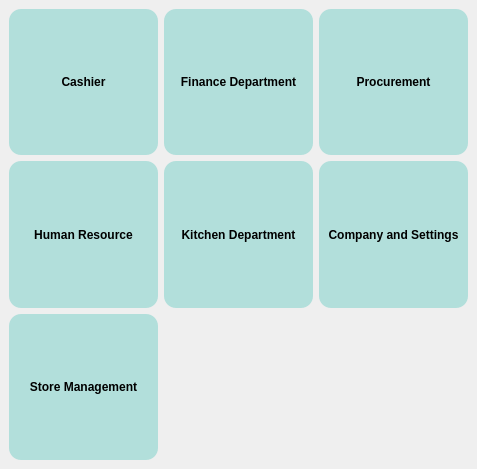
            <widget class="QWidget" name="scrollAreaWidgetContents_2">
             <property name="geometry">
              <rect>
               <x>0</x>
               <y>0</y>
               <width>477</width>
               <height>469</height>
              </rect>
             </property>
             <layout class="QHBoxLayout" name="horizontalLayout_4">
              <property name="leftMargin">
               <number>0</number>
              </property>
              <property name="topMargin">
               <number>0</number>
              </property>
              <property name="rightMargin">
               <number>0</number>
              </property>
              <property name="bottomMargin">
               <number>0</number>
              </property>
              <item>
               <widget class="QWidget" name="widget" native="true">
                <property name="sizePolicy">
                 <sizepolicy hsizetype="Expanding" vsizetype="Expanding">
                  <horstretch>0</horstretch>
                  <verstretch>0</verstretch>
                 </sizepolicy>
                </property>
                <property name="minimumSize">
                 <size>
                  <width>50</width>
                  <height>50</height>
                 </size>
                </property>
                <property name="styleSheet">
                 <string notr="true">/*QWidget
{
	
	background-color: qlineargradient(spread:pad, x1:1, y1:1, x2:1, y2:0, stop:0 rgba(108, 171, 147, 255), stop:0.994318 rgba(186, 230, 230, 255));
}*/
QPushButton
{
	background-color: #b2dfdb;
	/*color: #fff;*/
	font-size: 12px;
	font-weight: bold;
	border: none;
	border-radius: 12px;
	padding: 5px;

}


QPushButton::disabled
{
	background-color: #5c5c5c;

}


QPushButton::pressed
{
	
	background-color: qlineargradient(spread:reflect, x1:1, y1:1, x2:0.982955, y2:0.5, stop:0 rgba(166, 214, 202, 255), stop:0.607955 rgba(196, 236, 226, 255));
}


/*-----QCheckBox-----*/
QCheckBox
{
	background-color: transparent;
	color: #fff;
	font-size: 10px;
	font-weight: bold;
	border: none;
	border-radius: 5px;

}


/*-----QCheckBox-----*/
QCheckBox::indicator
{
    color: #b1b1b1;
    background-color: #323232;
    border: 1px solid darkgray;
    width: 12px;
    height: 12px;

}


QCheckBox::indicator:checked
{
    image:url(&quot;./ressources/check.png&quot;);
	background-color: #ff3333;
    border: 1px solid #ff3333;

}


QCheckBox::indicator:unchecked:hover
{
    border: 1px solid #ff3333;

}


QCheckBox::disabled
{
	color: #656565;

}


QCheckBox::indicator:disabled
{
	background-color: #656565;
	color: #656565;
    border: 1px solid #656565;

}


/*-----QLineEdit-----*/
QLineEdit
{
	background-color: #c2c7d5;
	color: #000;
	font-weight: bold;
	border: none;
	border-radius: 2px;
	padding: 3px;

}


/*-----QListView-----*/
QListView
{
	background-color: #333333;
	color: #fff;
	font-size: 12px;
	font-weight: bold;
	border: 1px solid #191919;
	show-decoration-selected: 0;
	padding-left: -13px;
	padding-right: -13px;

}


QListView::item
{
	color: #31cecb;
	background-color: #454e5e;
	border: none;
	padding: 5px;
	border-radius: 0px;
	padding-left : 10px;
	height: 42px;

}

QListView::item:selected
{
	color: #000;
	background-color: #ff3333;

}


QListView::item:!selected
{
	color:white;
	background-color: transparent;
	border: none;
	padding-left : 10px;

}


QListView::item:!selected:hover
{
	color: #000;
	background-color: #bcbdbb;
	border: none;
	padding-left : 10px;

}


/*-----QTreeView-----*/
QTreeView 
{
	background-color: #252525;
	show-decoration-selected: 0;
	color: #c2c8d7;

}


QTreeView::item 
{
	border-top-color: transparent;
	border-bottom-color: transparent;

}


QTreeView::item:hover 
{
	background-color: #bcbdbb;
	color: #000;

}


QTreeView::item:selected 
{
	background-color: #ff3333;
	color: #000;

}


QTreeView::item:selected:active
{
	background-color: #ff3333;
	color: #000;

}


QTreeView::branch:has-children:!has-siblings:closed,
QTreeView::branch:closed:has-children:has-siblings 
{
	image: url(://tree-closed.png);

}

QTreeView::branch:open:has-children:!has-siblings,
QTreeView::branch:open:has-children:has-siblings  
{
	image: url(://tree-open.png);

}


/*-----QTableView &amp; QTableWidget-----*/
QTableView
{
    background-color: #252525;
	border: 1px solid gray;
    color: #f0f0f0;
    gridline-color: gray;
    outline : 0;

}


QTableView::disabled
{
    background-color: #242526;
    border: 1px solid #32414B;
    color: #656565;
    gridline-color: #656565;
    outline : 0;

}


QTableView::item:hover 
{
    background-color: #bcbdbb;
    color: #000;

}


QTableView::item:selected 
{
	background-color: #ff3333;
    color: #000;

}


QTableView::item:selected:disabled
{
    background-color: #1a1b1c;
    border: 2px solid #525251;
    color: #656565;

}


QTableCornerButton::section
{
	background-color: #343a49;
    color: #fff;

}


QHeaderView::section
{
	color: #fff;
	border-top: 0px;
	border-bottom: 1px solid gray;
	border-right: 1px solid gray;
	background-color: #343a49;
    margin-top:1px;
	margin-bottom:1px;
	padding: 5px;

}


QHeaderView::section:disabled
{
    background-color: #525251;
    color: #656565;

}


QHeaderView::section:checked
{
    color: #000;
    background-color: #ff3333;

}


QHeaderView::section:checked:disabled
{
    color: #656565;
    background-color: #525251;

}


QHeaderView::section::vertical::first,
QHeaderView::section::vertical::only-one
{
    border-top: 1px solid #353635;

}


QHeaderView::section::vertical
{
    border-top: 1px solid #353635;

}


QHeaderView::section::horizontal::first,
QHeaderView::section::horizontal::only-one
{
    border-left: 1px solid #353635;

}


QHeaderView::section::horizontal
{
    border-left: 1px solid #353635;

}


/*-----QScrollBar-----*/
QScrollBar:horizontal 
{
    background-color: transparent;
    height: 8px;
    margin: 0px;
    padding: 0px;

}


QScrollBar::handle:horizontal 
{
    border: none;
	min-width: 100px;
    background-color: #9b9b9b;

}


QScrollBar::add-line:horizontal, 
QScrollBar::sub-line:horizontal,
QScrollBar::add-page:horizontal, 
QScrollBar::sub-page:horizontal 
{
    width: 0px;
    background-color: transparent;

}


QScrollBar:vertical 
{
    background-color: transparent;
    width: 8px;
    margin: 0;

}


QScrollBar::handle:vertical 
{
    border: none;
	min-height: 100px;
    background-color: #9b9b9b;

}


QScrollBar::add-line:vertical, 
QScrollBar::sub-line:vertical,
QScrollBar::add-page:vertical, 
QScrollBar::sub-page:vertical 
{
    height: 0px;
    background-color: transparent;

}
</string>
                </property>
                <layout class="QGridLayout" name="gridLayout">
                 <item row="2" column="0">
                  <widget class="QPushButton" name="pushButton_4">
                   <property name="sizePolicy">
                    <sizepolicy hsizetype="MinimumExpanding" vsizetype="MinimumExpanding">
                     <horstretch>0</horstretch>
                     <verstretch>0</verstretch>
                    </sizepolicy>
                   </property>
                   <property name="minimumSize">
                    <size>
                     <width>100</width>
                     <height>120</height>
                    </size>
                   </property>
                   <property name="text">
                    <string>Human Resource</string>
                   </property>
                   <property name="icon">
                    <iconset resource="procurementsys.qrc">
                     <normaloff>:/financeicons/textures/PNG/027-tie.png</normaloff>:/financeicons/textures/PNG/027-tie.png</iconset>
                   </property>
                   <property name="iconSize">
                    <size>
                     <width>64</width>
                     <height>64</height>
                    </size>
                   </property>
                  </widget>
                 </item>
                 <item row="2" column="2">
                  <widget class="QPushButton" name="pushButton_6">
                   <property name="sizePolicy">
                    <sizepolicy hsizetype="MinimumExpanding" vsizetype="MinimumExpanding">
                     <horstretch>0</horstretch>
                     <verstretch>0</verstretch>
                    </sizepolicy>
                   </property>
                   <property name="minimumSize">
                    <size>
                     <width>100</width>
                     <height>120</height>
                    </size>
                   </property>
                   <property name="text">
                    <string>Company and Settings</string>
                   </property>
                   <property name="icon">
                    <iconset resource="procurementsys.qrc">
                     <normaloff>:/financeicons/textures/PNG/042-building.png</normaloff>:/financeicons/textures/PNG/042-building.png</iconset>
                   </property>
                   <property name="iconSize">
                    <size>
                     <width>64</width>
                     <height>64</height>
                    </size>
                   </property>
                  </widget>
                 </item>
                 <item row="1" column="1">
                  <widget class="QPushButton" name="pushButton_2">
                   <property name="sizePolicy">
                    <sizepolicy hsizetype="MinimumExpanding" vsizetype="MinimumExpanding">
                     <horstretch>0</horstretch>
                     <verstretch>0</verstretch>
                    </sizepolicy>
                   </property>
                   <property name="minimumSize">
                    <size>
                     <width>100</width>
                     <height>120</height>
                    </size>
                   </property>
                   <property name="text">
                    <string>Finance Department</string>
                   </property>
                   <property name="icon">
                    <iconset resource="procurementsys.qrc">
                     <normaloff>:/financeicons/textures/PNG/013-bar chart.png</normaloff>:/financeicons/textures/PNG/013-bar chart.png</iconset>
                   </property>
                   <property name="iconSize">
                    <size>
                     <width>64</width>
                     <height>64</height>
                    </size>
                   </property>
                  </widget>
                 </item>
                 <item row="1" column="0">
                  <widget class="QPushButton" name="pushButton">
                   <property name="sizePolicy">
                    <sizepolicy hsizetype="MinimumExpanding" vsizetype="MinimumExpanding">
                     <horstretch>0</horstretch>
                     <verstretch>0</verstretch>
                    </sizepolicy>
                   </property>
                   <property name="minimumSize">
                    <size>
                     <width>100</width>
                     <height>120</height>
                    </size>
                   </property>
                   <property name="styleSheet">
                    <string notr="true">border-color: rgb(255, 255, 255);</string>
                   </property>
                   <property name="text">
                    <string>Cashier</string>
                   </property>
                   <property name="icon">
                    <iconset resource="procurementsys.qrc">
                     <normaloff>:/financeicons/textures/PNG/008-credit card.png</normaloff>:/financeicons/textures/PNG/008-credit card.png</iconset>
                   </property>
                   <property name="iconSize">
                    <size>
                     <width>64</width>
                     <height>64</height>
                    </size>
                   </property>
                  </widget>
                 </item>
                 <item row="2" column="1">
                  <widget class="QPushButton" name="pushButton_5">
                   <property name="sizePolicy">
                    <sizepolicy hsizetype="MinimumExpanding" vsizetype="MinimumExpanding">
                     <horstretch>0</horstretch>
                     <verstretch>0</verstretch>
                    </sizepolicy>
                   </property>
                   <property name="minimumSize">
                    <size>
                     <width>100</width>
                     <height>120</height>
                    </size>
                   </property>
                   <property name="text">
                    <string>Kitchen Department</string>
                   </property>
                  </widget>
                 </item>
                 <item row="1" column="2">
                  <widget class="QPushButton" name="pushButton_3">
                   <property name="sizePolicy">
                    <sizepolicy hsizetype="MinimumExpanding" vsizetype="MinimumExpanding">
                     <horstretch>0</horstretch>
                     <verstretch>0</verstretch>
                    </sizepolicy>
                   </property>
                   <property name="minimumSize">
                    <size>
                     <width>100</width>
                     <height>120</height>
                    </size>
                   </property>
                   <property name="text">
                    <string>Procurement</string>
                   </property>
                  </widget>
                 </item>
                 <item row="3" column="0">
                  <widget class="QPushButton" name="pushButton_13">
                   <property name="sizePolicy">
                    <sizepolicy hsizetype="MinimumExpanding" vsizetype="MinimumExpanding">
                     <horstretch>0</horstretch>
                     <verstretch>0</verstretch>
                    </sizepolicy>
                   </property>
                   <property name="minimumSize">
                    <size>
                     <width>100</width>
                     <height>120</height>
                    </size>
                   </property>
                   <property name="text">
                    <string>Store Management</string>
                   </property>
                   <property name="icon">
                    <iconset resource="procurementsys.qrc">
                     <normaloff>:/financeicons/textures/PNG/026-drawer.png</normaloff>:/financeicons/textures/PNG/026-drawer.png</iconset>
                   </property>
                   <property name="iconSize">
                    <size>
                     <width>64</width>
                     <height>64</height>
                    </size>
                   </property>
                  </widget>
                 </item>
                </layout>
               </widget>
              </item>
             </layout>
            </widget>
